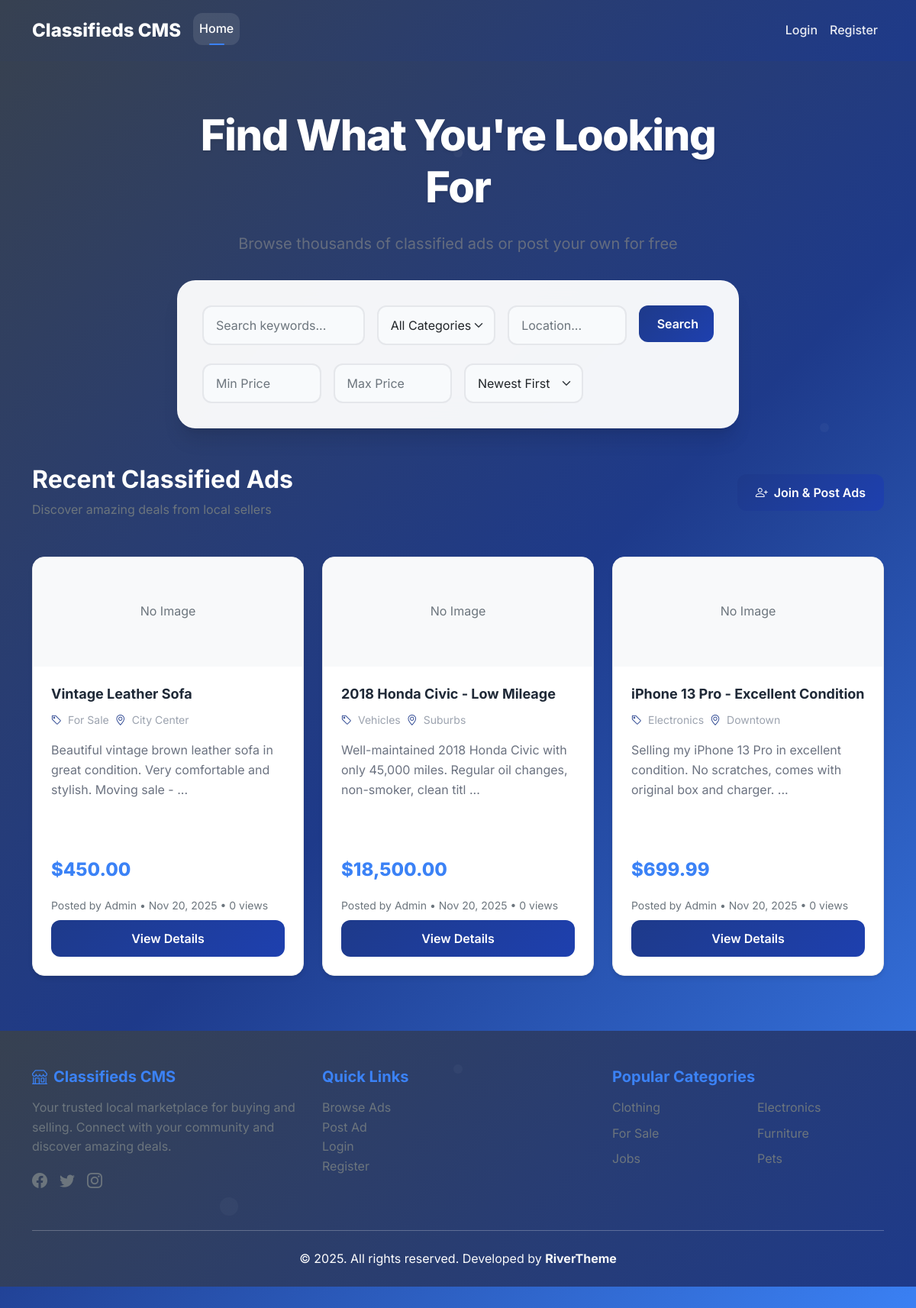
The page / on the database its author committed.
### tables this page shows
CREATE TABLE ads (
    id INT AUTO_INCREMENT PRIMARY KEY,
    user_id INT NOT NULL,
    category_id INT NOT NULL,
    title VARCHAR(200) NOT NULL,
    description TEXT NOT NULL,
    price DECIMAL(10,2),
    location VARCHAR(100),
    contact_email VARCHAR(100),
    contact_phone VARCHAR(20),
    image_filename VARCHAR(255),
    status ENUM('active', 'inactive', 'sold', 'expired') DEFAULT 'active',
    created_at TIMESTAMP DEFAULT CURRENT_TIMESTAMP,
    updated_at TIMESTAMP DEFAULT CURRENT_TIMESTAMP ON UPDATE CURRENT_TIMESTAMP,
    expires_at TIMESTAMP NULL,
    views_count INT DEFAULT 0,
    FOREIGN KEY (user_id) REFERENCES users(id) ON DELETE CASCADE,
    FOREIGN KEY (category_id) REFERENCES categories(id) ON DELETE RESTRICT,
    INDEX idx_user_id (user_id),
    INDEX idx_category_id (category_id),
    INDEX idx_status (status),
    INDEX idx_created_at (created_at),
    INDEX idx_title (title),
    FULLTEXT INDEX idx_search (title, description)
);

CREATE TABLE categories (
    id INT AUTO_INCREMENT PRIMARY KEY,
    name VARCHAR(100) NOT NULL UNIQUE,
    description TEXT,
    created_at TIMESTAMP DEFAULT CURRENT_TIMESTAMP,
    is_active BOOLEAN DEFAULT TRUE,
    INDEX idx_name (name)
);

CREATE TABLE users (
    id INT AUTO_INCREMENT PRIMARY KEY,
    username VARCHAR(50) NOT NULL UNIQUE,
    email VARCHAR(100) NOT NULL UNIQUE,
    password_hash VARCHAR(255) NOT NULL,
    first_name VARCHAR(50) NOT NULL,
    last_name VARCHAR(50) NOT NULL,
    phone VARCHAR(20),
    created_at TIMESTAMP DEFAULT CURRENT_TIMESTAMP,
    updated_at TIMESTAMP DEFAULT CURRENT_TIMESTAMP ON UPDATE CURRENT_TIMESTAMP,
    is_active BOOLEAN DEFAULT TRUE,
    INDEX idx_username (username),
    INDEX idx_email (email)
);

### includes/auth.php (called while the page is built, shortened)
<?php
function isLoggedIn() {
    return isset($_SESSION['logged_in']) && $_SESSION['logged_in'] === true;
}
function getCurrentUser() {
    if (!isLoggedIn()) {
        return null;
    }
    return [
        'id' => $_SESSION['user_id'],
        'username' => $_SESSION['username'],
        'email' => $_SESSION['email'],
        'first_name' => $_SESSION['first_name'],
        'last_name' => $_SESSION['last_name']
    ];
}
?>

### includes/search.php (called while the page is built, shortened)
<?php
function getFeaturedAds($limit = 6) {
    try {
        $pdo = getDBConnection();
        $stmt = $pdo->prepare("
            SELECT a.*, c.name as category_name, u.username, u.first_name, u.last_name
            FROM ads a
            JOIN categories c ON a.category_id = c.id
            JOIN users u ON a.user_id = u.id
            WHERE a.status = 'active'
            ORDER BY a.created_at DESC
            LIMIT ?
        ");
        $stmt->execute([$limit]);
        return $stmt->fetchAll();
    } catch (PDOException $e) {
        error_log("Error fetching featured ads: " . $e->getMessage());
        return [];
    }
}
?>

### includes/ads.php (called while the page is built, shortened)
<?php
function getCategories() {
    try {
        $pdo = getDBConnection();
        $stmt = $pdo->query("SELECT * FROM categories WHERE is_active = 1 ORDER BY name");
        return $stmt->fetchAll();
    } catch (PDOException $e) {
        error_log("Error fetching categories: " . $e->getMessage());
        return [];
    }
}
?>

### index.php (the view, shortened to what this page needs)
<?php
require_once 'includes/auth.php';
require_once 'includes/search.php';
require_once 'includes/ads.php';
$filters = [
    'keyword' => trim($_GET['keyword'] ?? ''),
    'category_id' => (int)($_GET['category_id'] ?? 0),
    'location' => trim($_GET['location'] ?? ''),
    'min_price' => trim($_GET['min_price'] ?? ''),
    'max_price' => trim($_GET['max_price'] ?? ''),
    'sort' => $_GET['sort'] ?? 'newest',
    'page' => (int)($_GET['page'] ?? 1)
];
$filters = array_filter($filters, function($value) {
    return $value !== '' && $value !== 0;
});
$isSearching = !empty($filters['keyword']) || !empty($filters['category_id']) || !empty($filters['location']) || !empty($filters['min_price']) || !empty($filters['max_price']);
if ($isSearching) {
    $ads = searchAds($filters);
    $totalAds = getAdsCount($filters);
} else {
    $ads = getFeaturedAds(12);
    $totalAds = count($ads);
}
$categories = getCategories();
$currentUser = getCurrentUser();
?>
<!DOCTYPE html>
<html lang="en">
<head>
    <link href="https://cdn.jsdelivr.net/npm/bootstrap@5.1.3/dist/css/bootstrap.min.css" rel="stylesheet">
    <link href="https://cdn.jsdelivr.net/npm/bootstrap-icons@1.7.2/font/bootstrap-icons.css" rel="stylesheet">
    <link rel="stylesheet" href="assets/css/style.css">
</head>
<body>
    <nav class="navbar navbar-expand-lg navbar-dark bg-primary">
        <div class="container">
            <a class="navbar-brand" href="index.php">Classifieds CMS</a>
            <div class="collapse navbar-collapse" id="navbarNav">
                <div class="navbar-nav me-auto">
                    <a class="nav-link active" href="index.php">Home</a>
                </div>
                <div class="navbar-nav">
                    <?php if ($currentUser): ?>
                        <span class="navbar-text me-3">Welcome, <?php echo htmlspecialchars($currentUser['first_name']); ?>!</span>
                        <a class="nav-link" href="logout.php">Logout</a>
                    <?php else: ?>
                        <a class="nav-link" href="login.php">Login</a>
                        <a class="nav-link" href="register.php">Register</a>
                    <?php endif; ?>
                </div>
            </div>
        </div>
    </nav>
    <div class="hero-section">
        <div class="container">
            <div class="row">
                <div class="col-lg-8 mx-auto text-center">
                    <h1 class="display-4">Find What You're Looking For</h1>
                    <p class="lead">Browse thousands of classified ads or post your own for free</p>
                    <div class="search-container">
                        <form method="GET" class="search-form">
                        <div class="row g-3">
                            <div class="col-md-4">
                                <input type="text" class="form-control" name="keyword"
                                       placeholder="Search keywords..."
                                       value="<?php echo htmlspecialchars($_GET['keyword'] ?? ''); ?>">
                            </div>
                            <div class="col-md-3">
                                <select class="form-select" name="category_id">
                                    <option value="">All Categories</option>
                                </select>
                            </div>
                            <div class="col-md-3">
                                <input type="text" class="form-control" name="location"
                                       placeholder="Location..."
                                       value="<?php echo htmlspecialchars($_GET['location'] ?? ''); ?>">
                            </div>
                            <div class="col-md-2">
                                <button type="submit" class="btn btn-primary w-100">Search</button>
                            </div>
                        </div>
                        <div class="row g-3 mt-2">
                            <div class="col-md-3">
                                <input type="number" class="form-control" name="min_price"
                                       placeholder="Min Price" step="0.01" min="0"
                                       value="<?php echo htmlspecialchars($_GET['min_price'] ?? ''); ?>">
                            </div>
                            <div class="col-md-3">
                                <input type="number" class="form-control" name="max_price"
                                       placeholder="Max Price" step="0.01" min="0"
                                       value="<?php echo htmlspecialchars($_GET['max_price'] ?? ''); ?>">
                            </div>
                            <div class="col-md-3">
                                <select class="form-select" name="sort">
                                    <option value="newest" <?php echo (($_GET['sort'] ?? 'newest') === 'newest') ? 'selected' : ''; ?>>Newest First</option>
                                </select>
                            </div>
                            <div class="col-md-3">
                            </div>
                        </div>
                    </form>
                </div>
            </div>
        </div>
    </div>
    <div class="container mt-5">
        <div class="d-flex justify-content-between align-items-center mb-5">
            <div>
                <h2 class="mb-2">
                    <?php if ($isSearching): ?>
                        Search Results (<?php echo $totalAds; ?> found)
                    <?php else: ?>
                        Recent Classified Ads
                    <?php endif; ?>
                </h2>
                <p class="text-muted mb-0">
                    <?php if ($isSearching): ?>
                        Showing results for your search criteria
                    <?php else: ?>
                        Discover amazing deals from local sellers
                    <?php endif; ?>
                </p>
            </div>
            <?php if ($currentUser): ?>
                <a href="post_ad.php" class="btn btn-primary">
                    <i class="bi bi-plus-circle me-2"></i>Post New Ad
                </a>
            <?php else: ?>
                <a href="register.php" class="btn btn-primary">
                    <i class="bi bi-person-plus me-2"></i>Join & Post Ads
                </a>
            <?php endif; ?>
        </div>
        <?php if (empty($ads)): ?>
            <div class="text-center py-5">
                <div class="mb-4">
                    <i class="bi bi-search display-1 text-muted"></i>
                </div>
                <h3 class="mb-3">No ads found</h3>
                <p class="text-muted mb-4">
                    <?php if ($isSearching): ?>
                        Try adjusting your search criteria or <a href="index.php" class="text-decoration-none">browse all ads</a>.
                    <?php else: ?>
                        Be the first to post a classified ad and start selling!
                    <?php endif; ?>
                </p>
                <?php if ($currentUser): ?>
                    <a href="post_ad.php" class="btn btn-primary">
                        <i class="bi bi-plus-circle me-2"></i>Post Your First Ad
                    </a>
                <?php endif; ?>
            </div>
        <?php else: ?>
            <div class="row">
                <?php foreach ($ads as $ad): ?>
                    <div class="col-md-6 col-lg-4 mb-4">
                        <div class="card h-100">
                            <?php if ($ad['image_filename']): ?>
                                <img src="assets/uploads/<?php echo htmlspecialchars($ad['image_filename']); ?>"
                                     class="card-img-top" alt="<?php echo htmlspecialchars($ad['title']); ?>"
                                     style="height: 200px; object-fit: cover;">
                            <?php else: ?>
                                <div class="card-img-top bg-light d-flex align-items-center justify-content-center"
                                     style="height: 200px;">
                                    <span class="text-muted">No Image</span>
                                </div>
                            <?php endif; ?>
                            <div class="card-body">
                                <h5 class="card-title"><?php echo htmlspecialchars($ad['title']); ?></h5>
                                <div class="card-meta">
                                    <i class="bi bi-tag"></i> <?php echo htmlspecialchars($ad['category_name']); ?>
                                    <?php if ($ad['location']): ?>
                                        <i class="bi bi-geo-alt"></i> <?php echo htmlspecialchars($ad['location']); ?>
                                    <?php endif; ?>
                                </div>
                                <p class="card-text"><?php echo htmlspecialchars(substr($ad['description'], 0, 100)); ?>
                                    <?php if (strlen($ad['description']) > 100): ?>...<?php endif; ?>
                                </p>
                                <?php if ($ad['price']): ?>
                                    <div class="price-display">$<?php echo number_format($ad['price'], 2); ?></div>
                                <?php endif; ?>
                                <div class="mt-auto">
                                    <small class="text-muted d-block mb-2">
                                        Posted by <?php echo htmlspecialchars($ad['first_name']); ?> •
                                        <?php echo date('M j, Y', strtotime($ad['created_at'])); ?> •
                                        <?php echo $ad['views_count']; ?> views
                                    </small>
                                    <a href="view_ad.php?id=<?php echo $ad['id']; ?>" class="btn btn-primary w-100">View Details</a>
                                </div>
                            </div>
                        </div>
                    </div>
                <?php endforeach; ?>
            </div>
        <?php endif; ?>
    </div>
    <footer class="mt-5">
        <div class="container">
            <div class="row">
                <div class="col-lg-4 mb-4">
                    <h5><i class="bi bi-shop me-2"></i>Classifieds CMS</h5>
                    <p class="text-muted">Your trusted local marketplace for buying and selling. Connect with your community and discover amazing deals.</p>
                    <div class="d-flex gap-3">
                        <a href="#" class="text-muted"><i class="bi bi-facebook fs-5"></i></a>
                        <a href="#" class="text-muted"><i class="bi bi-twitter fs-5"></i></a>
                        <a href="#" class="text-muted"><i class="bi bi-instagram fs-5"></i></a>
                    </div>
                </div>
                <div class="col-lg-4 mb-4">
                    <h5>Quick Links</h5>
                    <ul class="list-unstyled">
                        <li><a href="index.php" class="text-muted text-decoration-none">Browse Ads</a></li>
                        <li><a href="post_ad.php" class="text-muted text-decoration-none">Post Ad</a></li>
                        <li><a href="login.php" class="text-muted text-decoration-none">Login</a></li>
                        <li><a href="register.php" class="text-muted text-decoration-none">Register</a></li>
                    </ul>
                </div>
                <div class="col-lg-4 mb-4">
                    <h5>Popular Categories</h5>
                    <div class="row">
                        <?php foreach (array_slice($categories, 0, 6) as $category): ?>
                            <div class="col-6 mb-2">
                                <a href="?category_id=<?php echo $category['id']; ?>" class="text-muted text-decoration-none">
                                    <?php echo htmlspecialchars($category['name']); ?>
                                </a>
                            </div>
                        <?php endforeach; ?>
                    </div>
                </div>
            </div>
            <hr class="my-4">
            <div class="text-center my-2">
                <div>
                    <span>© 2025. All rights reserved. </span>
                    <span class="text-light">Developed by </span>
                    <a href="https://rivertheme.com" class="text-light text-decoration-none fw-bold text-primary" target="_blank" rel="noopener">RiverTheme</a>
                </div>
            </div>
        </div>
    </footer>
</body>
</html>

### rows shown on the page
ads: shows "No Image", title "Vintage Leather Sofa", category.name "For Sale", location "City Center", description "Beautiful vintage brown leather sofa in great condition. Very comfortable and stylish. Moving sale -", price "450.00", user.first_name "Admin", created_at "Nov 20, 2025", views_count "0"
ads: shows "No Image", title "2018 Honda Civic - Low Mileage", category.name "Vehicles", location "Suburbs", description "Well-maintained 2018 Honda Civic with only 45,000 miles. Regular oil changes, non-smoker, clean titl", price "18,500.00", user.first_name "Admin", created_at "Nov 20, 2025", views_count "0"
ads: shows "No Image", title "iPhone 13 Pro - Excellent Condition", category.name "Electronics", location "Downtown", description "Selling my iPhone 13 Pro in excellent condition. No scratches, comes with original box and charger.", price "699.99", user.first_name "Admin", created_at "Nov 20, 2025", views_count "0"
categories: name "Clothing"
categories: name "Electronics"
categories: name "For Sale"
categories: name "Furniture"
categories: name "Jobs"
categories: name "Pets"
